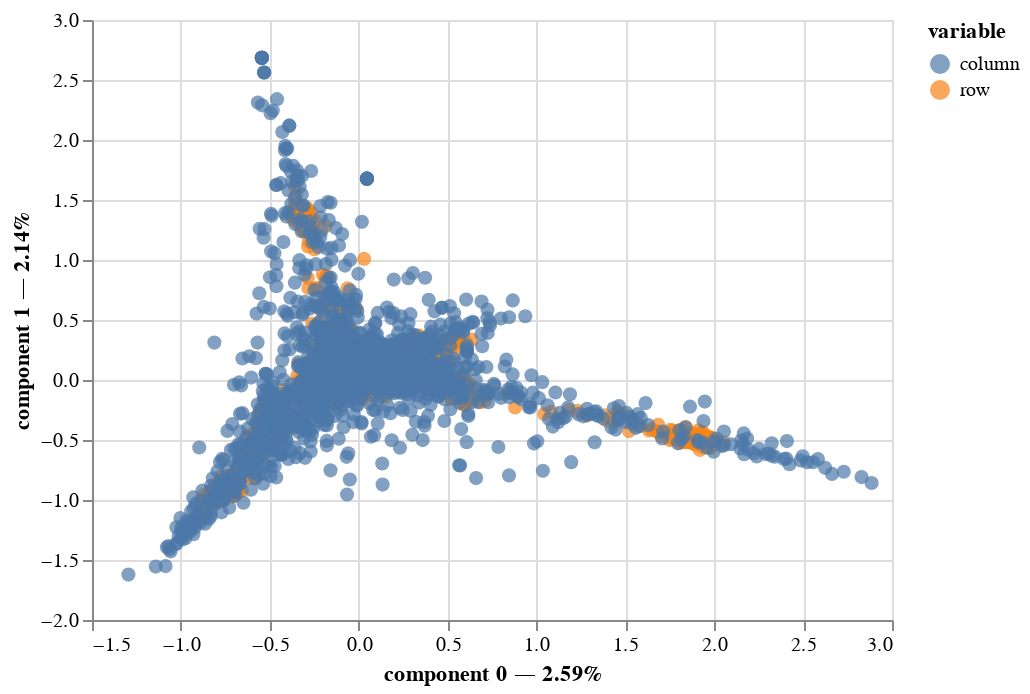

The code cell stored with this chart in its notebook:
### Code cell
mca.plot(
    df_selected,
    x_component=0,
    y_component=1
)

### Figure 1 — Vega-Lite specification as saved in the notebook (floating-point values rounded to 4 significant figures; data arrays with more than 128 entries replaced by an {"elided": "..."} marker saying what was removed)
{"config": {"view": {"continuousWidth": 400, "continuousHeight": 300}}, "data": {"name": "data-e19301d488d53a470dd5ea8e5641eddf"}, "mark": {"type": "circle", "size": 50}, "encoding": {"color": {"field": "variable", "type": "nominal"}, "tooltip": [{"field": "variable", "type": "nominal"}, {"field": "value", "type": "nominal"}, {"field": "component 0", "type": "quantitative"}, {"field": "component 1", "type": "quantitative"}], "x": {"axis": {"title": "component 0 — 2.59%"}, "field": "component 0", "scale": {"zero": false}, "type": "quantitative"}, "y": {"axis": {"title": "component 1 — 2.14%"}, "field": "component 1", "scale": {"zero": false}, "type": "quantitative"}}, "selection": {"selector001": {"type": "interval", "bind": "scales", "encodings": ["x", "y"]}}, "$schema": "https://vega.github.io/schema/vega-lite/v4.17.0.json", "datasets": {"data-e19301d488d53a470dd5ea8e5641eddf": {"elided": "2853 records"}}}
